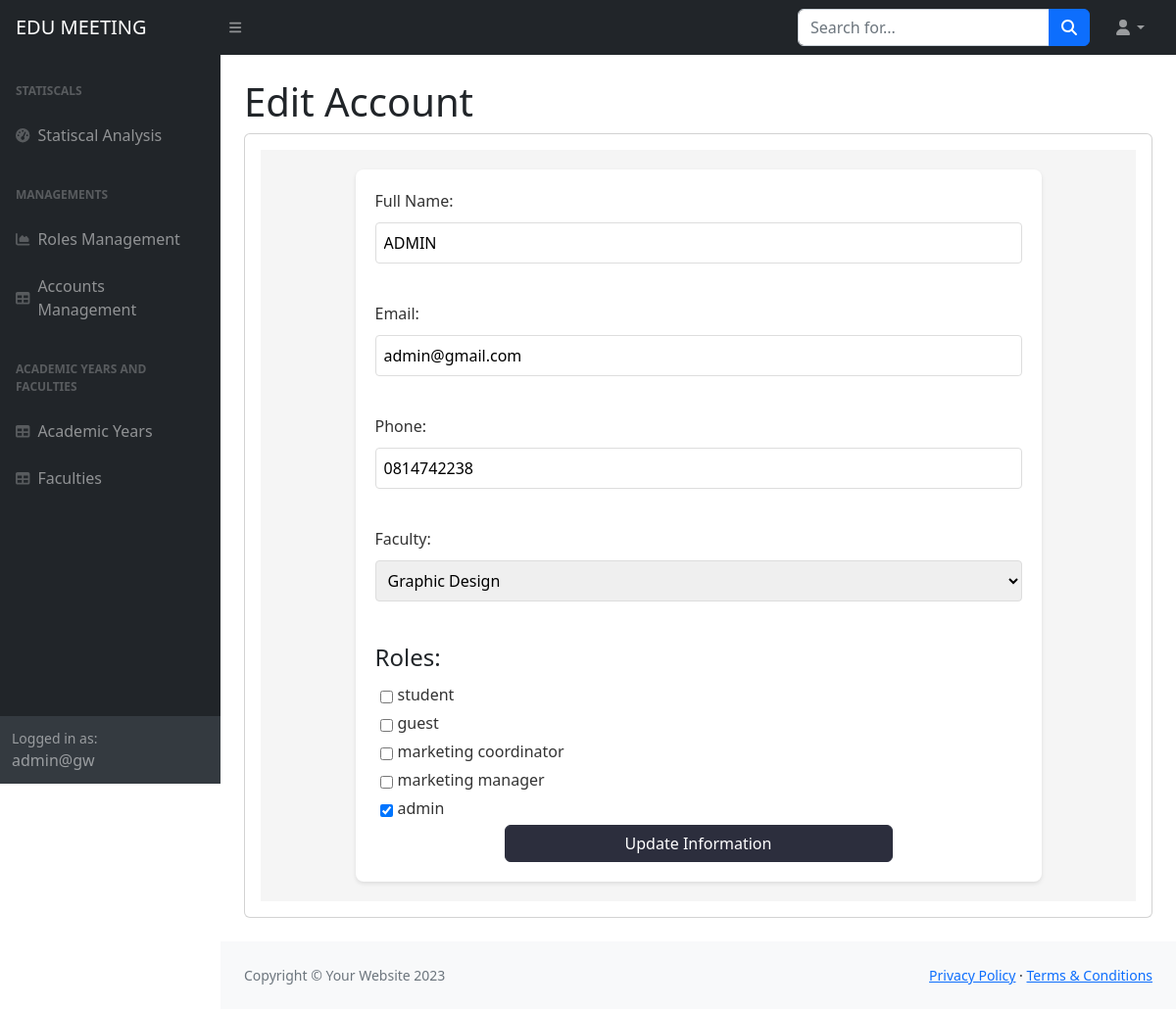
The app's page /ad/accounts/edit/4/ (signed in) with its own data.
### home/models.py (models this page shows, shortened)
class UserProfile(models.Model):
    user = models.OneToOneField(User, on_delete=models.CASCADE, primary_key=True)
    fullname = models.CharField(max_length=50)
    roles = models.ManyToManyField(Role, related_name='users')
    faculty = models.ForeignKey('Faculties', on_delete=models.CASCADE, null=True, blank=True)
    email = models.EmailField(max_length=254, unique=True, blank=True, null=True)
    phone = models.CharField(max_length=15)
    activities_count = models.IntegerField(default=0)
    def get_activities_count(self):
        return self.activities.count()
    get_activities_count.short_description = 'Activities Count'

class Faculties(models.Model):
    name = models.CharField(max_length = 40)
    description = models.TextField(null =True)

class Role(models.Model):
    name = models.CharField(max_length=30)

### home/views.py (the view)
# urls.py: path('ad/accounts/edit/<int:pk>/', views.account_update, name='account_edit'),
def account_update(request, pk):
    if not is_admins(request.user):
        return redirect('error_404')
    user_profile = get_object_or_404(UserProfile, pk=pk)
    if request.method == 'POST':
        user_profile.fullname = request.POST.get('fullname')
        user_profile.email = request.POST.get('email')
        user_profile.phone = request.POST.get('phone')
        faculty_id = request.POST.get('faculty')
        if faculty_id:
            user_profile.faculty = Faculties.objects.get(id=faculty_id)
        else:
            user_profile.faculty = None
        user_profile.save()
        selected_roles = request.POST.getlist('roles')
        user_profile.roles.clear()
        for role_id in selected_roles:
            role = Role.objects.get(id=role_id)
            user_profile.roles.add(role)
        return redirect('account_list')
    else:
        faculties = Faculties.objects.all()
        roles = Role.objects.all()
        return render(request, 'editAccount.html', {
            'user_profile': user_profile,
            'faculties': faculties,
            'roles': roles
        })

### home/views.py (called while the page is built)
def is_admins(user):
    return user.is_authenticated and user.userprofile.roles.filter(name='admin').exists()

### templates/editAccount.html (shortened to what this page needs)
{%load static%}
<!DOCTYPE html>
<html lang="en">
    <head>
        <link href="https://cdn.jsdelivr.net/npm/simple-datatables@7.1.2/dist/style.min.css" rel="stylesheet" />
        <link href="{% static 'css/styles.css' %}" rel="stylesheet" />
    </head>
    <body class="sb-nav-fixed">
        <nav class="sb-topnav navbar navbar-expand navbar-dark bg-dark">
            <a class="navbar-brand ps-3" href="{% url "home" %}">EDU MEETING</a>
            <button class="btn btn-link btn-sm order-1 order-lg-0 me-4 me-lg-0" id="sidebarToggle" href="#!"><i class="fas fa-bars"></i></button>
            <form class="d-none d-md-inline-block form-inline ms-auto me-0 me-md-3 my-2 my-md-0">
                <div class="input-group">
                    <input class="form-control" type="text" placeholder="Search for..." aria-label="Search for..." aria-describedby="btnNavbarSearch" />
                    <button class="btn btn-primary" id="btnNavbarSearch" type="button"><i class="fas fa-search"></i></button>
                </div>
            </form>
            <ul class="navbar-nav ms-auto ms-md-0 me-3 me-lg-4">
                <li class="nav-item dropdown">
                    <a class="nav-link dropdown-toggle" id="navbarDropdown" href="#" role="button" data-bs-toggle="dropdown" aria-expanded="false"><i class="fas fa-user fa-fw"></i></a>
                </li>
            </ul>
        </nav>
        <div id="layoutSidenav">
            <div id="layoutSidenav_nav">
                <nav class="sb-sidenav accordion sb-sidenav-dark" id="sidenavAccordion">
                    <div class="sb-sidenav-menu">
                        <div class="nav">
                            <div class="sb-sidenav-menu-heading">Statiscals</div>
                            <a class="nav-link" href="{% url "statistical_analysis" %}">
                                <div class="sb-nav-link-icon"><i class="fas fa-tachometer-alt"></i></div>
                                Statiscal Analysis
                            </a>
                            <div class="sb-sidenav-menu-heading">Managements</div>
                            <a class="nav-link" href="{% url "role_list" %}">
                                <div class="sb-nav-link-icon"><i class="fas fa-chart-area"></i></div>
                                Roles Management
                            </a>
                            <a class="nav-link" href="{% url "account_list" %}">
                                <div class="sb-nav-link-icon"><i class="fas fa-table"></i></div>
                                Accounts Management
                            </a>
                            <div class="sb-sidenav-menu-heading">Academic Years and Faculties</div>
                            <a class="nav-link" href="{% url "list_academic_years" %}">
                                <div class="sb-nav-link-icon"><i class="fas fa-table"></i></div>
                                Academic Years
                            </a>
                            <a class="nav-link" href="{% url "list_faculties" %}">
                                <div class="sb-nav-link-icon"><i class="fas fa-table"></i></div>
                                Faculties
                            </a>
                        </div>
                    </div>
                    <div class="sb-sidenav-footer">
                        <div class="small">Logged in as:</div>
                        {{request.user.username}}
                    </div>
                </nav>
            </div>
            <div id="layoutSidenav_content">
                <main>
                    <div class="container-fluid px-4">
                        <h1 class="mt-4">Edit Account</h1>
                        <div class="card mb-4">
                            <div class="card-body">
                                <div class="container">
                                    <form method="post" action="">
                                        <label for="fullname">Full Name:</label>
                                        <input type="text" id="fullname" name="fullname" value="{{ user_profile.fullname }}"><br><br>
                                        <label for="email">Email:</label>
                                        <input type="email" id="email" name="email" value="{{ user_profile.email }}"><br><br>
                                        <label for="phone">Phone:</label>
                                        <input type="text" id="phone" name="phone" value="{{ user_profile.phone }}"><br><br>
                                        <label for="faculty">Faculty:</label>
                                        <select id="faculty" name="faculty">
                                            {% for faculty in faculties %}
                                            <option value="{{ faculty.id }}" {% if user_profile.faculty.id == faculty.id %}selected{% endif %}>
                                                {{ faculty.name }}
                                            </option>
                                            {% endfor %}
                                        </select><br><br>
                                        <fieldset>
                                            <legend>Roles:</legend>
                                            {% for role in roles %}
                                            <div class="account-role">
                                                <input type="checkbox" id="role_{{ role.id }}" name="roles" value="{{ role.id }}"
                                                {% if role in user_profile.roles.all %} checked {% endif %}>
                                                <label for="role_{{ role.id }}">{{ role.name }}</label>
                                            </div>
                                            {% endfor %}
                                        </fieldset>
                                        <div class="text-center">
                                            <button type="submit" class="btn btn-primary">Update Information</button>
                                        </div>
                                    </form>
                                </div>
                            </div>
                        </div>
                    </div>
                </main>
                <footer class="py-4 bg-light mt-auto">
                    <div class="container-fluid px-4">
                        <div class="d-flex align-items-center justify-content-between small">
                            <div class="text-muted">Copyright &copy; Your Website 2023</div>
                            <div>
                                <a href="#">Privacy Policy</a>
                                &middot;
                                <a href="#">Terms &amp; Conditions</a>
                            </div>
                        </div>
                    </div>
                </footer>
            </div>
        </div>
    </body>
</html>
<body>
</body>
</html>

### templates/editAccount.html (style rules this page uses)
.container { background-color: #f5f5f5; padding: 20px; }
.container form { background: #fff; padding: 20px; border-radius: 8px; box-shadow: 0 2px 4px rgba(0, 0, 0, 0.1); max-width: 700px; margin: auto; }
.container label { display: block; margin-bottom: 5px; color: #333; }
.container input[type=text], input[type=email], input[type=password], select { width: 100%; padding: 8px; margin-top: 5px; margin-bottom: 15px; border: 1px solid #ddd; border-radius: 4px; box-sizing: border-box; }
.container input[type=checkbox] { margin: 0 5px; }
.container .btn-primary { background-color: #2c2e3d; border-color: #2c2e3d; width: 60%; }
.account-role { display: flex; }

### records on screen
UserProfile: fullname "ADMIN", email "admin@gmail.com", phone "0814742238", faculty "Graphic Design"
Role: name "student"
Role: name "guest"
Role: name "marketing coordinator"
Role: name "marketing manager"
Role: roles "☑", name "admin"

### other values on screen
{{ request.user.username }} "admin@gw"
